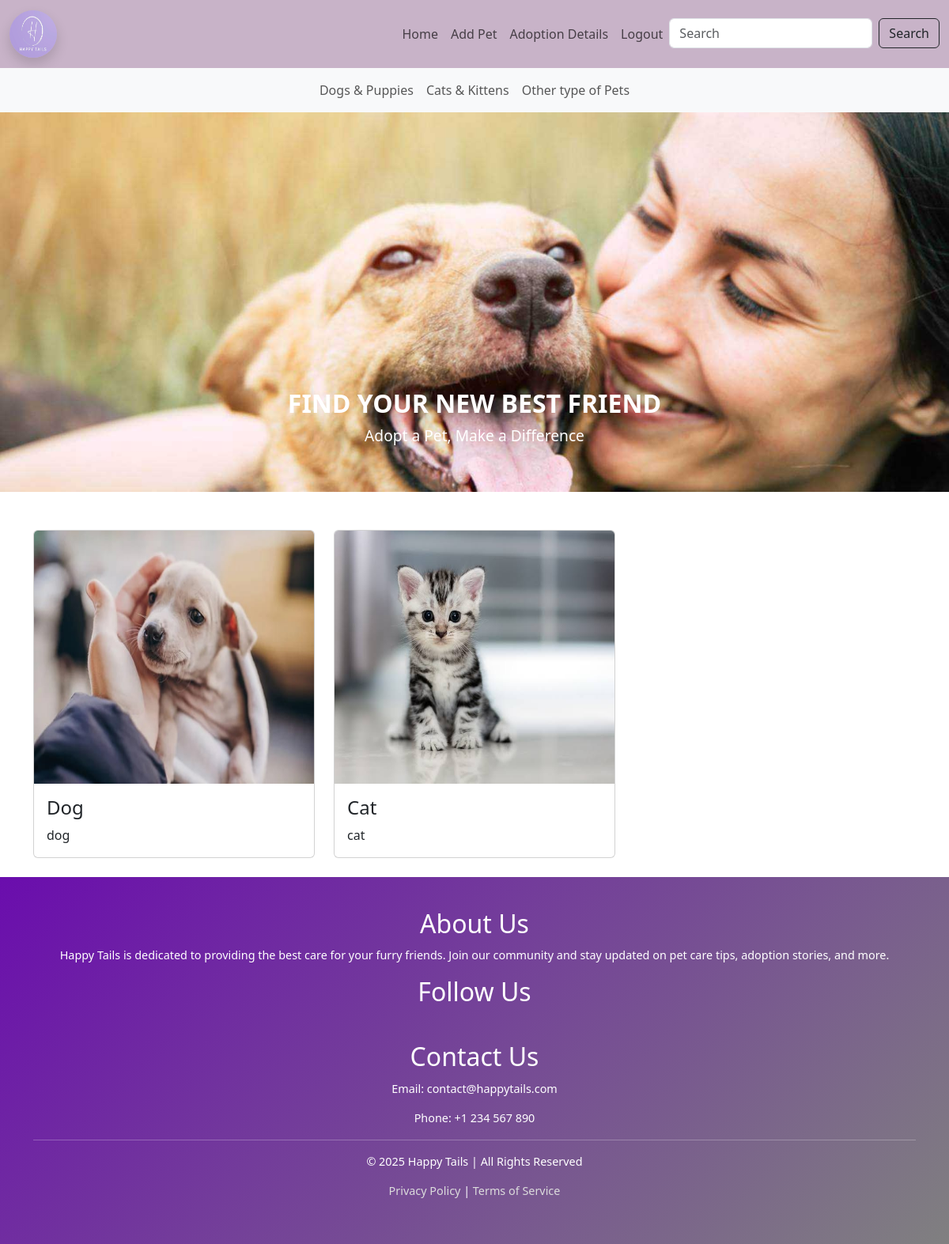
Page /shop_home (signed in) on the earlier database version.
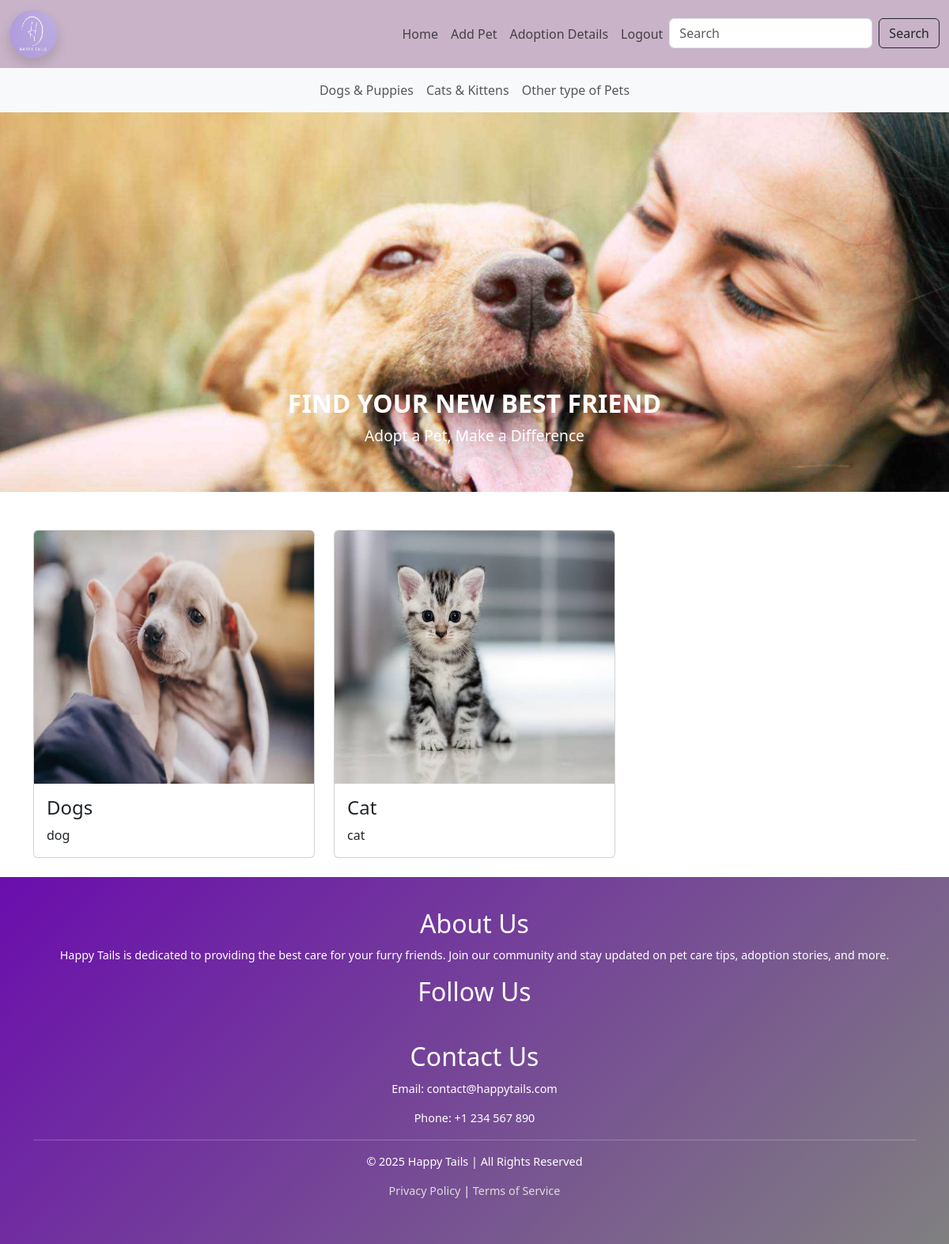
Same page on the later database version.
### app/models.py (models this page shows, shortened)
class Pet_category(models.Model):
    name = models.TextField()
    image = models.FileField()
    description = models.TextField()

### app/views.py (the view)
# urls.py: path('shop_home',views.shop_home),
def shop_home(req):
    if 'shop' in req.session:
        pet=Pet_category.objects.all()
        return render(req,'shop/home.html',{'pets':pet})
    else:
        return redirect(shop_login)

### templates/shop/home.html (shortened to what this page needs)
<!DOCTYPE html>
<html lang="en">
<head>
    <link href="https://cdn.jsdelivr.net/npm/bootstrap@5.3.3/dist/css/bootstrap.min.css" rel="stylesheet">
</head>
<body>
  <nav class="navbar navbar-expand-lg navbar-light" style="background-color: rgb(200, 179, 200);">
    <div class="container-fluid">
      <a class="navbar-brand" href="home">
        <img src="static/images/happytailslogo.jpg" alt="Logo" style="width: 60px; height: 60px;" class="rounded-circle shadow">
      </a>
      <div class="collapse navbar-collapse" id="collapsibleNavbar">
        <ul class="navbar-nav ms-auto">
          <li class="nav-item"><a class="nav-link fw-light" href="shop_home">Home</a></li>
          <li class="nav-item"><a class="nav-link fw-light" href="add_pet">Add Pet</a></li>
          <li class="nav-item"><a class="nav-link fw-light" href="bookings">Adoption Details</a></li>
          <li class="nav-item"><a class="nav-link fw-light" href="shop_logout">Logout</a></li>
          <li class="nav-item">
            <form class="d-flex" action="/search" method="get">
              <input class="form-control me-2 fw-light" type="search" placeholder="Search" name="query">
              <button class="btn btn-outline-dark" type="submit">Search</button>
            </form>
          </li>
        </ul>
      </div>
    </div>
  </nav>
  <nav class="navbar navbar-expand-sm bg-light justify-content-center">
    <ul class="navbar-nav">
      <li class="nav-item"><a class="nav-link" href="#">Dogs & Puppies</a></li>
      <li class="nav-item"><a class="nav-link" href="#">Cats & Kittens</a></li>
      <li class="nav-item"><a class="nav-link" href="#">Other type of Pets</a></li>
    </ul>
  </nav>
  <div id="demo" class="carousel slide" data-bs-ride="carousel">
    <div class="carousel-inner">
      <div class="carousel-item active">
        <img src="static/images/bgimg1.jpg" alt="" class="d-block w-100">
        <div class="carousel-caption d-none d-md-block">
          <h3><b>FIND YOUR NEW BEST FRIEND</b></h3>
          <p>Adopt a Pet, Make a Difference</p>
        </div>
      </div>
    </div>
  </div>
  <div class="container mt-5">
    <div class="row">
        {% for pet in pets %}
        <div class="col-lg-4">
            <div class="card">
              <a href="../dog_list/{{pet.id}}"><img class="card-img-top" src="{{pet.image.url}}" alt="Card image" style="width:100%;height: 320px;"></a>
                <div class="card-body">
                    <h4 class="card-title">{{pet.name}}</h4>
                    <p class="card-text fw-light fw-secondary">{{pet.description}}</p>
                </div>
            </div>
        </div>
        {% endfor %}
    </div>
  </div>
<footer class="footer mt-4">
  <div class="container">
    <div class="footer-content">
      <div class="footer-section about">
        <h2>About Us</h2>
        <p>Happy Tails is dedicated to providing the best care for your furry friends. Join our community and stay updated on pet care tips, adoption stories, and more.</p>
      </div>
      <div class="footer-section follow-us">
        <h2>Follow Us</h2>
        <div class="social-icons">
        </div>
      </div>
      <div class="footer-section contact">
        <h2>Contact Us</h2>
        <p>Email: contact@happytails.com</p>
        <p>Phone: +1 234 567 890</p>
      </div>
    </div>
    <hr>
    <p>&copy; 2025 Happy Tails | All Rights Reserved</p>
    <p><a href="#">Privacy Policy</a> | <a href="#">Terms of Service</a></p>
  </div>
</footer>
</body>
</html>

Differences in the rows shown:
changed Pet_category "dog": name "Dog" → "Dogs"
